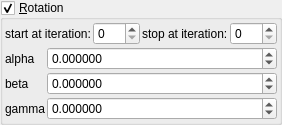
    <widget class="MyGroupBox" name="groupCheck_transf_rotation_enabled">
     <property name="title">
      <string>&amp;Rotation</string>
     </property>
     <property name="checkable">
      <bool>true</bool>
     </property>
     <layout class="QVBoxLayout" name="verticalLayout_9" stretch="0,0">
      <property name="spacing">
       <number>2</number>
      </property>
      <property name="leftMargin">
       <number>2</number>
      </property>
      <property name="topMargin">
       <number>2</number>
      </property>
      <property name="rightMargin">
       <number>2</number>
      </property>
      <property name="bottomMargin">
       <number>2</number>
      </property>
      <item>
       <layout class="QGridLayout" name="gridLayout_62">
        <property name="spacing">
         <number>2</number>
        </property>
        <item row="1" column="2">
         <widget class="QLabel" name="label_247">
          <property name="text">
           <string>stop at iteration:</string>
          </property>
         </widget>
        </item>
        <item row="1" column="3">
         <widget class="MySpinBox" name="spinboxInt_transf_stop_iterations_R">
          <property name="sizePolicy">
           <sizepolicy hsizetype="Minimum" vsizetype="Maximum">
            <horstretch>0</horstretch>
            <verstretch>0</verstretch>
           </sizepolicy>
          </property>
          <property name="maximum">
           <number>999</number>
          </property>
         </widget>
        </item>
        <item row="1" column="1">
         <widget class="MySpinBox" name="spinboxInt_transf_start_iterations_R">
          <property name="sizePolicy">
           <sizepolicy hsizetype="Minimum" vsizetype="Maximum">
            <horstretch>0</horstretch>
            <verstretch>0</verstretch>
           </sizepolicy>
          </property>
          <property name="maximum">
           <number>999</number>
          </property>
         </widget>
        </item>
        <item row="1" column="0">
         <widget class="QLabel" name="label_246">
          <property name="text">
           <string>start at iteration:</string>
          </property>
         </widget>
        </item>
       </layout>
      </item>
      <item>
       <layout class="QGridLayout" name="gridLayout_10" columnstretch="0,1">
        <property name="spacing">
         <number>2</number>
        </property>
        <item row="4" column="0">
         <widget class="QLabel" name="label_46">
          <property name="text">
           <string notr="true">gamma</string>
          </property>
         </widget>
        </item>
        <item row="3" column="0">
         <widget class="QLabel" name="label_47">
          <property name="text">
           <string notr="true">beta</string>
          </property>
         </widget>
        </item>
        <item row="1" column="0">
         <widget class="QLabel" name="label_48">
          <property name="text">
           <string notr="true">alpha</string>
          </property>
         </widget>
        </item>
        <item row="1" column="1">
         <widget class="MyDoubleSpinBox" name="spinboxd3_transf_rotation_x">
          <property name="sizePolicy">
           <sizepolicy hsizetype="Minimum" vsizetype="Maximum">
            <horstretch>0</horstretch>
            <verstretch>0</verstretch>
           </sizepolicy>
          </property>
          <property name="prefix">
           <string/>
          </property>
          <property name="suffix">
           <string/>
          </property>
          <property name="decimals">
           <number>6</number>
          </property>
          <property name="minimum">
           <double>-36000.000000000000000</double>
          </property>
          <property name="maximum">
           <double>36000.000000000000000</double>
          </property>
          <property name="singleStep">
           <double>1.000000000000000</double>
          </property>
         </widget>
        </item>
        <item row="3" column="1">
         <widget class="MyDoubleSpinBox" name="spinboxd3_transf_rotation_y">
          <property name="sizePolicy">
           <sizepolicy hsizetype="Minimum" vsizetype="Maximum">
            <horstretch>0</horstretch>
            <verstretch>0</verstretch>
           </sizepolicy>
          </property>
          <property name="prefix">
           <string/>
          </property>
          <property name="suffix">
           <string/>
          </property>
          <property name="decimals">
           <number>6</number>
          </property>
          <property name="minimum">
           <double>-36000.000000000000000</double>
          </property>
          <property name="maximum">
           <double>36000.000000000000000</double>
          </property>
          <property name="singleStep">
           <double>1.000000000000000</double>
          </property>
         </widget>
        </item>
        <item row="4" column="1">
         <widget class="MyDoubleSpinBox" name="spinboxd3_transf_rotation_z">
          <property name="sizePolicy">
           <sizepolicy hsizetype="Minimum" vsizetype="Maximum">
            <horstretch>0</horstretch>
            <verstretch>0</verstretch>
           </sizepolicy>
          </property>
          <property name="prefix">
           <string/>
          </property>
          <property name="suffix">
           <string/>
          </property>
          <property name="decimals">
           <number>6</number>
          </property>
          <property name="minimum">
           <double>-36000.000000000000000</double>
          </property>
          <property name="maximum">
           <double>36000.000000000000000</double>
          </property>
          <property name="singleStep">
           <double>1.000000000000000</double>
          </property>
         </widget>
        </item>
       </layout>
      </item>
     </layout>
    </widget>
